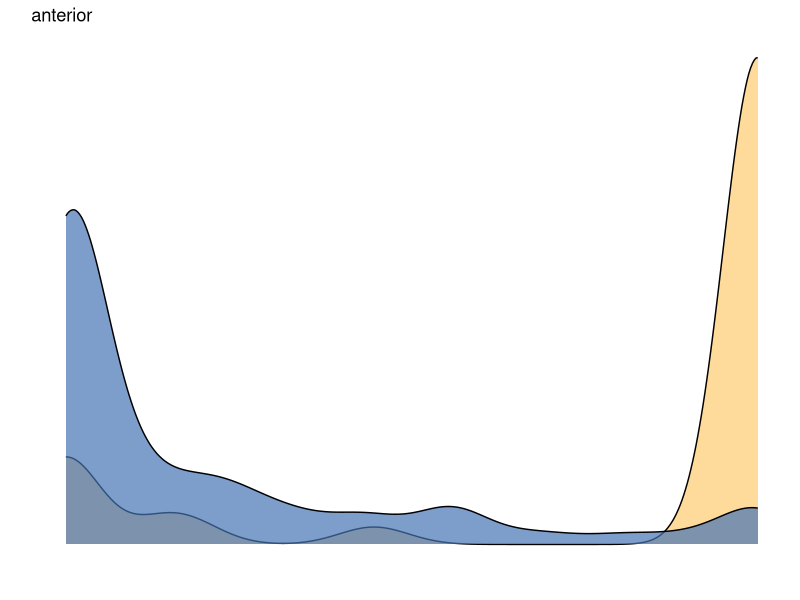
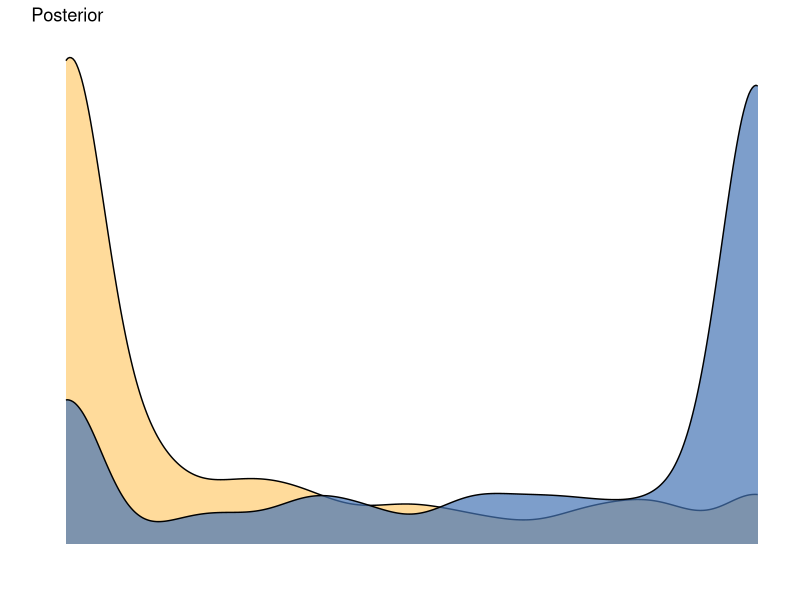

Recreate these plots in R, in order.
#Input files are in Tau_inEachSpecies folder. 

library(ggplot2)
library(gridExtra)
library(reshape2)

df <- read.csv("PickStage_forHeatmap_allLimbGenes_Orders.csv",row.names = 1)
df_forelimb <- df[, grepl("^...F", names(df))]
df_hindlimb <- df[, grepl("^...H", names(df))]

df_numeric <- apply(df, 2, as.numeric)     
rownames(df_numeric) <- rownames(df)

df_numeric[is.na(df_numeric)] <- 0

############Anterior genes 
genes <- c("PAX9","ZIC3","ALX4")
plots <- list()

df_numeric_picked <- df_numeric[rownames(df_numeric)%in% genes,]
df_melt <- melt(df_numeric_picked)

data1 <- df_melt[grep("D1$", df_melt$Var2), ]$value
data2 <- df_melt[grep("D[2-5]$", df_melt$Var2), ]$value

dens1 <- density(data1, bw = 0.05)
dens2 <- density(data2, bw = 0.05)

df_dens <- data.frame(x = c(dens1$x, dens2$x),
                      y = c(dens1$y, dens2$y),
                      group = c(rep("Group 1", length(dens1$x)), rep("Group 2", length(dens2$x))))

p <- ggplot(df_dens, aes(x = x, y = y, fill = group)) +
  geom_density(stat = "identity", alpha = 0.7) +
  scale_fill_manual(values = c("#FFCC70", "#4575B4")) +
  theme_minimal() +
  labs(x = "", y = "", title = "anterior") +
  scale_x_continuous(limits = c(0, 1))+
  theme(axis.text.x = element_blank(),
        axis.text.y = element_blank())+
  theme(panel.grid.major = element_blank(), panel.grid.minor = element_blank(),legend.position="none") 
p

############Posterior genes 
genes <- c("TBX2","TBX3","HAND2","HOXD10","HOXD11","HOXD12","SHH","PTCH2")
plots <- list()

df_numeric_picked <- df_numeric[rownames(df_numeric)%in% genes,]
df_melt <- melt(df_numeric_picked)

data1 <- df_melt[grep("D[123]$", df_melt$Var2), ]$value
data2 <- df_melt[grep("D[45]$", df_melt$Var2), ]$value

dens1 <- density(data1, bw = 0.05)
dens2 <- density(data2, bw = 0.05)

df_dens <- data.frame(x = c(dens1$x, dens2$x),
                      y = c(dens1$y, dens2$y),
                      group = c(rep("Group 1", length(dens1$x)), rep("Group 2", length(dens2$x))))

p <- ggplot(df_dens, aes(x = x, y = y, fill = group)) +
  geom_density(stat = "identity", alpha = 0.7) +
  scale_fill_manual(values = c("#FFCC70", "#4575B4")) +
  theme_minimal() +
  labs(x = "", y = "", title = "Posterior") +
  scale_x_continuous(limits = c(0, 1))+
  theme(axis.text.x = element_blank(),
        axis.text.y = element_blank())+
  theme(panel.grid.major = element_blank(), panel.grid.minor = element_blank(),legend.position="none") 
p
